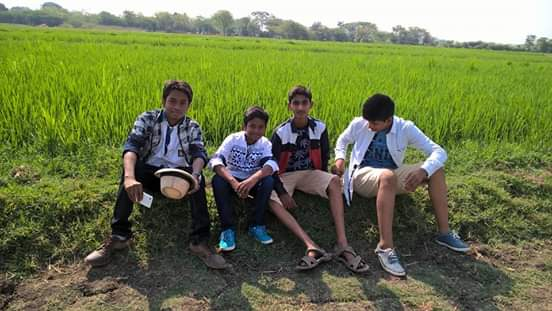
#> input picture img1.jpg, 552 x 311 px
$ python imagepyramid.py
#> lines starting #> are read from the running program, lines starting #| are printed output that depends on the picture
import cv2
import numpy as np
from matplotlib import pyplot as plt

img = cv2.imread("img1.jpg")
#> img is the input picture: shape (311, 552, 3); mean B, G, R 75.2, 118.2, 108.8
layer = img.copy()

for i in range(4):
    plt.subplot(2, 2, i + 1)

    layer = cv2.pyrDown(layer)

    plt.imshow(layer)
    cv2.imshow("str(i)", layer)
    cv2.waitKey(0)
#> this loop made 4 passes
#> pass 1, `layer = cv2.pyrDown(layer)`:
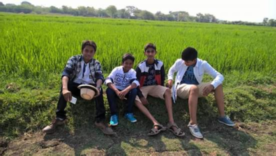
#> layer: shape (156, 276, 3); mean B, G, R 75.5, 118.4, 109
#> pass 2, `layer = cv2.pyrDown(layer)`:
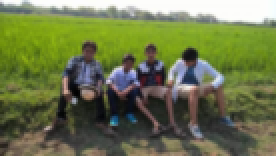
#> layer: shape (78, 138, 3) (shown 2 times larger); mean B, G, R 75.9, 118.8, 109.3
#> pass 3, `layer = cv2.pyrDown(layer)`:
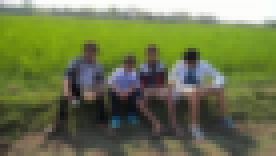
#> layer: shape (39, 69, 3) (shown 4 times larger); mean B, G, R 76.8, 119.5, 110
#> after the loop:
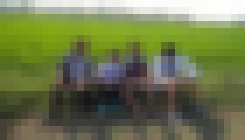
#> layer: shape (20, 35, 3) (shown 7 times larger); mean B, G, R 78.5, 120.7, 111.4

cv2.destroyAllWindows()
#> figure, not shown here; B, G, R data is drawn as R, G, B

$ run again, with input2.jpg copied over img1.jpg
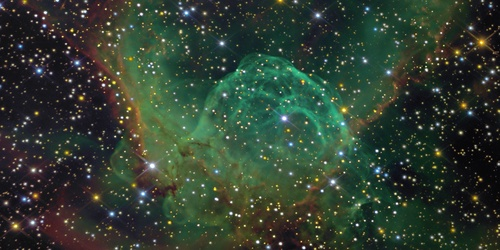
#> input picture input2.jpg, 500 x 250 px
#> img is the input picture: shape (250, 500, 3); mean B, G, R 49.4, 62.5, 48.9
#> the loop `for i in range(4):` made 4 passes
#> pass 1, `layer = cv2.pyrDown(layer)`:
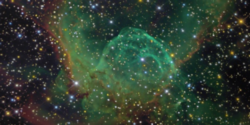
#> layer: shape (125, 250, 3); mean B, G, R 49.4, 62.5, 48.9
#> `cv2.destroyAllWindows()`:
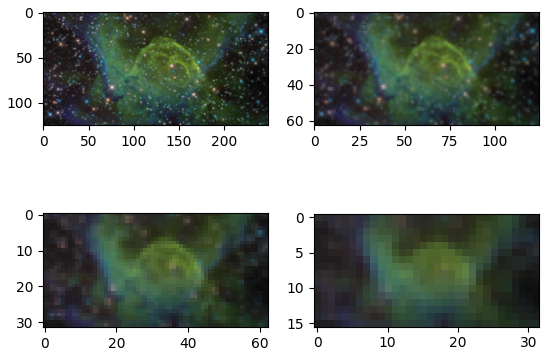
#> figure drawn by matplotlib, 4 panels; B, G, R data is drawn as R, G, B
